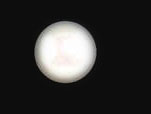
#> input picture 6.jpg, 151 x 114 px
$ python perlRadius.py   (Python 2 division)   (older library calls are emulated)
#> lines starting #> are read from the running program, lines starting #| are printed output that depends on the picture; after the words box and inside, x2 and y2 are one past the last pixel; in counts of white or black regions, pixels touching at a corner belong together; long printed decimals are rounded
#coding:utf-8

import numpy as np
import cv2
import imutils
import math
im = cv2.imread('6.jpg')
#> im is the input picture: shape (114, 151, 3); mean B, G, R 47.7, 48.5, 48.8
imgray = cv2.cvtColor(im,cv2.COLOR_BGR2GRAY)
ret,thresh = cv2.threshold(imgray,127,255,0)
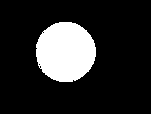
#> thresh: shape (114, 151); 16.5% white; 1 white region
cnts = cv2.findContours(thresh.copy(), cv2.RETR_EXTERNAL,cv2.CHAIN_APPROX_SIMPLE)
#> cnts = 1 contour; box (x1, y1, x2, y2) and area: (36, 22, 96, 82) 2760

#print cnts
cnts = cnts[0] if imutils.is_cv2() else cnts[1]
#image, contours, hierarchy = cv2.findContours(thresh.copy(),cv2.RETR_EXTERNAL,cv2.CHAIN_APPROX_SIMPLE)
          #cv2.drawContours(thresh, [c], -1, (255, 255, 0), 2)
for c in cnts:
	 M = cv2.moments(c)

	 cv2.drawContours(im, [c], -1, (255, 255, 0), 2)
         cX = int(M["m10"] / M["m00"])
	 cY = int(M["m01"] / M["m00"])
	 u11 = M["m11"] - M["m01"]*cX
	 u02 = M["m02"] - M["m01"]*cX
	 u20 = M["m20"] - M["m10"]*cX
         area=cv2.contourArea(c)
         cz = (2 * (u20 + u02 + math.sqrt( (u20 - u02) ** 2) + 4 * (u11 **2)  )  /  M["m00"])
	 #print u11,u02,u20,cz,cX, cY,area
	 #print M
	 area = cv2.contourArea(c)
         equi_diameter = np.sqrt(4*area/np.pi)
	 r = equi_diameter / 2
	 print equi_diameter / 2,M["m00"],np.pi *( (equi_diameter / 2) ** 2)
 	 #cv2.circle(im, (cX, cY), int(r), (0, 255, 0), -1)
	 cv2.imshow("Image",im)
	 cv2.waitKey(0)
#> this loop made 1 pass
#> (cX, cY, u11, u02, u20, cz, equi_diameter) on pass 1: (65, 51, 25883.6, -1312741.1, 636228.9, 1942489.1, 59.29)
#| 29.643 2760.5 2760.5
#> pass 1, `cv2.imshow("Image",im)`:
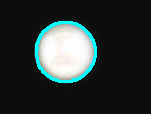
#> window 'Image': shape (114, 151, 3); mean B, G, R 52.8, 53.4, 44.1
cv2.destroyAllWindows()

$ run again, with 2.jpg copied over 6.jpg
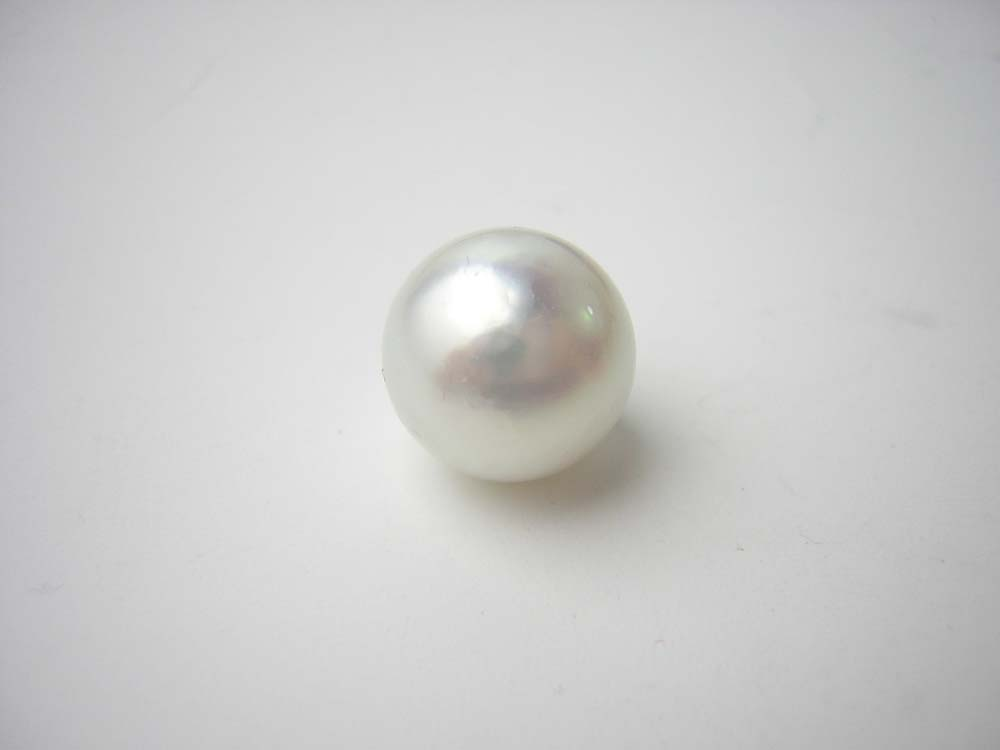
#> input picture 2.jpg, 1000 x 750 px
#> im is the input picture: shape (750, 1000, 3); mean B, G, R 202.9, 203.5, 203.8
#> thresh: shape (750, 1000); every value is 255
#> `cnts = cv2.findContours(thresh.copy(), cv2.RETR_EXTERNAL,cv2.CHAIN_APP..`: cnts = 1 contour; box (x1, y1, x2, y2) and area: (0, 0, 1000, 750) 748251
#> `cnts = cnts[0] if imutils.is_cv2() else cnts[1]`: cnts = [[[0, 0], [0, 749], [999, 749], [999, 0]]]
#> the loop `for c in cnts:` made 1 pass
#> (c, cX, cY, u11, u02, u20, cz) on pass 1: ([[0, 0], [0, 749], [999, 749], [999, 0]], 499, 374, 140109999.8, 93406666.5, 6.24e+10, 2.1e+11)
#> (printed output is left out)
#> pass 1, `cv2.imshow("Image",im)`:
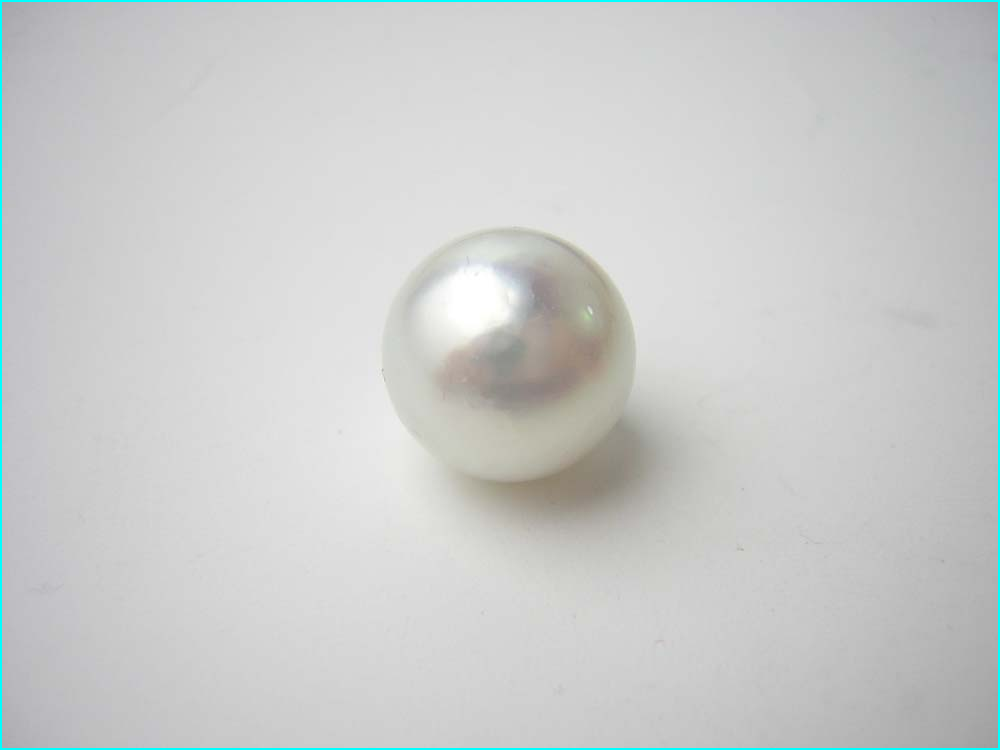
#> window 'Image': shape (750, 1000, 3); mean B, G, R 203.5, 204.1, 202
